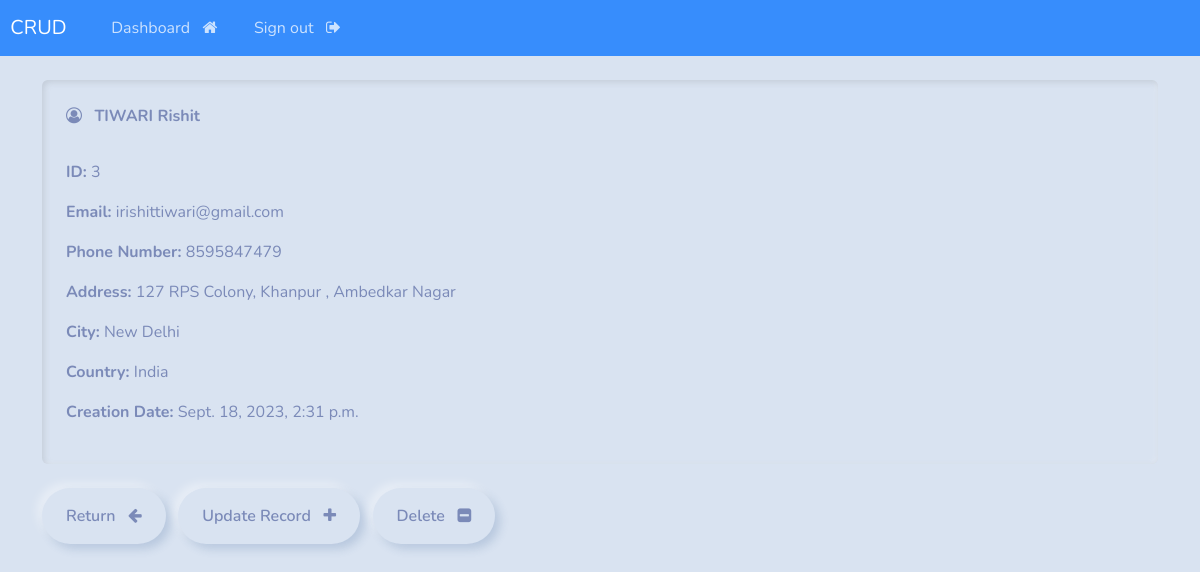
Screenshot of /record/3 (signed in) with the database file from the repository.
### webapp/models.py (models this page shows, shortened)
class Record(models.Model):
    creation_date=models.DateTimeField(auto_now_add=True)
    first_name=models.CharField(max_length=100)
    last_name=models.CharField(max_length=100)
    email=models.CharField(max_length=255)
    phone=models.CharField(max_length=10)
    address=models.CharField(max_length=300)
    city=models.CharField(max_length=50)
    country=models.CharField(max_length=50)

### webapp/views.py (the view)
# urls.py: path('record/<int:pk>',views.singular_record,name="record"),
@login_required(login_url='my-login')
def singular_record(request,pk):
    all_records = Record.objects.get(id=pk)
    context={'record':all_records}
    return render(request,'webapp/view-record.html',context=context)

### webapp/templates/webapp/view-record.html (shortened to what this page needs)
{% extends 'webapp/base.html' %}
{% block content %}
<div class="card">
    <div class="card-body">
        <i class="fa fa-user-circle-o" aria-hidden="true"></i> &nbsp;
        <strong>
            {{record.last_name|upper}}
            {{record.first_name}}
        </strong>
        <p><strong>ID: </strong>{{record.id}}</p>
        <p><strong>Email: </strong>{{record.email}}</p>
        <p><strong>Phone Number: </strong>{{record.phone}}</p>
        <p><strong>Address: </strong>{{record.address}}</p>
        <p><strong>City: </strong>{{record.city}}</p>
        <p><strong>Country: </strong>{{record.country}}</p>
        <p><strong>Creation Date: </strong>{{record.creation_date}}</p>
    </div>
</div>
<br>
<a href="{% url 'dashboard' %}" class="btn btn-secondary">Return &nbsp; <i class="fa fa-arrow-left" aria-hidden="true"></i></a>
<a href="{% url 'update-record' record.id %}" class="btn btn-info">Update Record &nbsp; <i class="fa fa-plus" aria-hidden="true"></i></a>
<a href="{% url 'delete-record' record.id %}" class="btn btn-danger">Delete &nbsp; <i class="fa fa-minus-square" aria-hidden="true"></i></a>
{% endblock %}

### rows the page displays
Record: last_name "TIWARI", first_name "Rishit", id "3", email "irishittiwari@gmail.com", phone "8595847479", address "127 RPS Colony, Khanpur , Ambedkar Nagar", city "New Delhi", country "India", creation_date "Sept. 18, 2023, 2:31 p.m."
